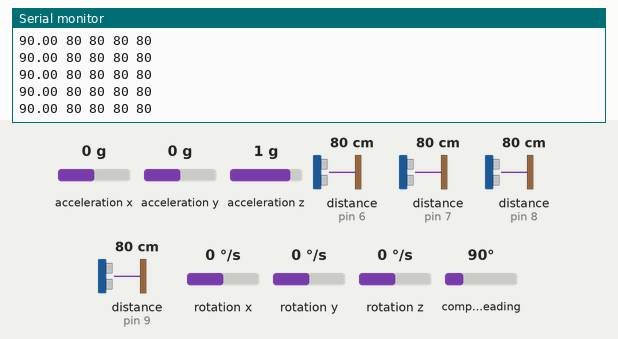
Bench run of a sketch on a simulated Arduino Uno, built with avr-gcc and run on an emulated ATmega328P. On the bench: the last lines printed to the serial monitor. Inputs (shaded band) come from the test bench; at power-on: distance to the obstacle (sensors on pin 6, pin 7, pin 8, pin 9) 80 cm, compass heading 90°, acceleration x 0 g, acceleration y 0 g, acceleration z 1 g, rotation x 0 °/s, rotation y 0 °/s, rotation z 0 °/s. The echo pulse lasts 58.3 µs per cm.

Above: at 1.2 s.
1.3 s: distance to the obstacle (sensor on pin 6) set to 35 cm
At 1.8 s:
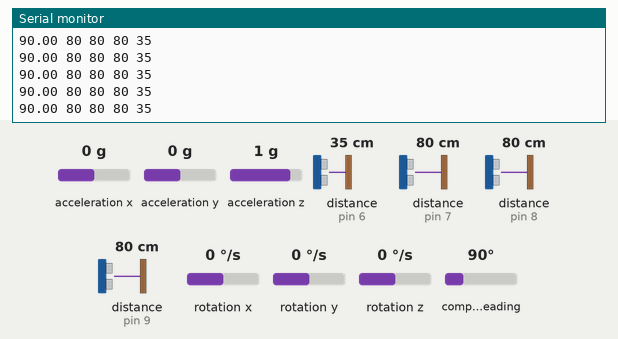
4.3 s: distance to the obstacle (sensor on pin 7) set to 2 cm
At 4.8 s:
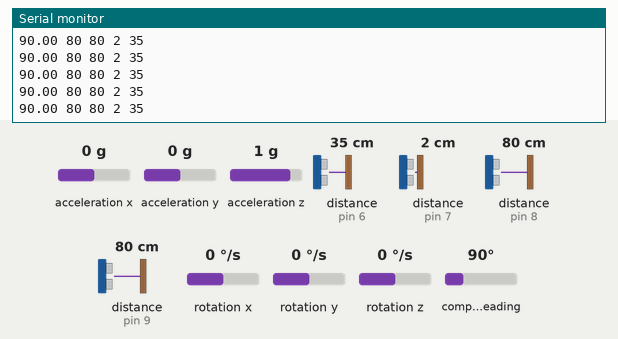
7.3 s: distance to the obstacle (sensor on pin 8) set to 120 cm
At 7.9 s:
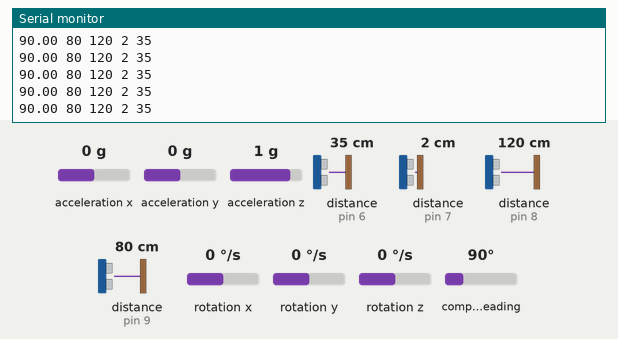
10.3 s: distance to the obstacle (sensor on pin 6) set to 250 cm
At 10.8 s:
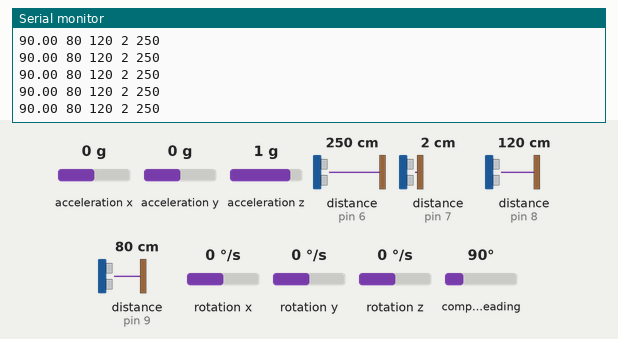
13.3 s: distance to the obstacle (sensor on pin 9) set to 2 cm
At 14.0 s:
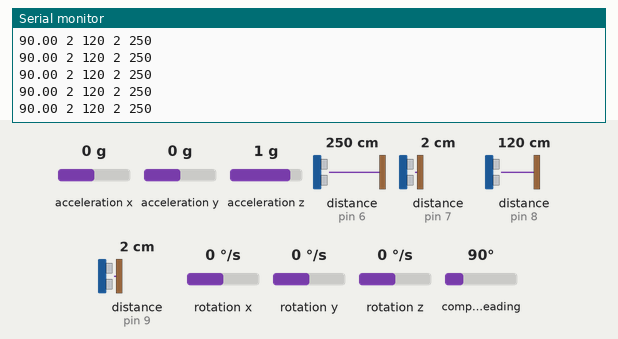
14.8 s: compass heading set to 7°
At 15.3 s:
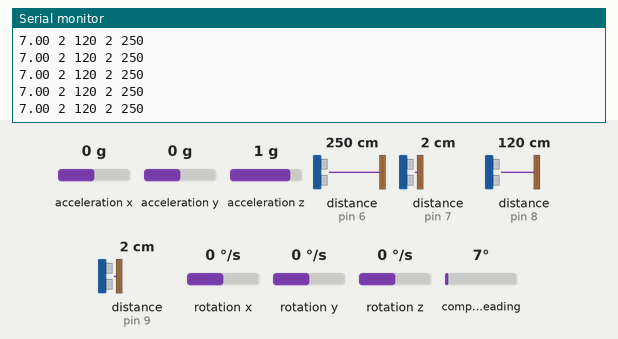
Timing chart, 0 to 17.8 s (numbered marks = the images above; inputs shaded):
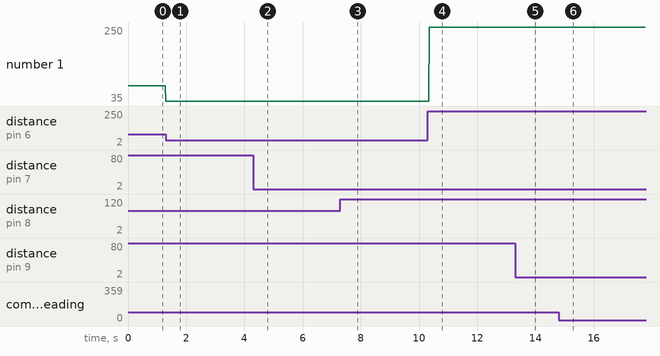

Measured:
- after the input at 1.3 s, the serial monitor: prints a new line at once (image 1)
- after the input at 4.3 s, the serial monitor: prints a new line at once (image 2)
- after the input at 7.3 s, the serial monitor: prints a new line after 0.06 s (image 3)
- after the input at 10.3 s, the serial monitor: prints a new line after 0.05 s (image 4)
- after the input at 13.3 s, the serial monitor: prints a new line at once (image 5)
- after the input at 14.8 s, the serial monitor: prints a new line at once (image 6)
- plotted number 1: 35 → 250 after the input at 10.3 s

The sketch:

pingray.ino
```cpp
#include <Wire.h>
#include <LSM303.h>
#include <Ultrasonic.h>

LSM303 compass;
Ultrasonic u1(5, 9, 24000);  // (Trig PIN, Echo PIN)
Ultrasonic u2(5, 8, 24000);  // (Trig PIN, Echo PIN)
Ultrasonic u3(5, 7, 24000);  // (Trig PIN, Echo PIN)
Ultrasonic u4(5, 6, 24000);  // (Trig PIN, Echo PIN)

void setup() {
  Serial.begin(9600);
  Wire.begin();
  compass.init();
  compass.enableDefault();

  /*
  Calibration values; the default values of +/-32767 for each axis
  lead to an assumed magnetometer bias of 0. Use the Calibrate example
  program to determine appropriate values for your particular unit.
  */
  compass.m_min = (LSM303::vector<int16_t>){-32767, -32767, -32767};
  compass.m_max = (LSM303::vector<int16_t>){+32767, +32767, +32767};
}

void loop()
{
  compass.read();

  /*
  When given no arguments, the heading() function returns the angular
  difference in the horizontal plane between a default vector and
  north, in degrees.

  The default vector is chosen by the library to point along the
  surface of the PCB, in the direction of the top of the text on the
  silkscreen. This is the +X axis on the Pololu LSM303D carrier and
  the -Y axis on the Pololu LSM303DLHC, LSM303DLM, and LSM303DLH
  carriers.

  To use a different vector as a reference, use the version of heading()
  that takes a vector argument; for example, use

    compass.heading((LSM303::vector<int>){0, 0, 1});

  to use the +Z axis as a reference.
  */
  float heading = compass.heading();
  Serial.print(heading);
  Serial.print(" ");

  Serial.print(u1.Ranging(CM));
  Serial.print(" ");

  Serial.print(u2.Ranging(CM));
  Serial.print(" ");

  Serial.print(u3.Ranging(CM));
  Serial.print(" ");

  Serial.print(u4.Ranging(CM));
  Serial.println(" ");
}
```
